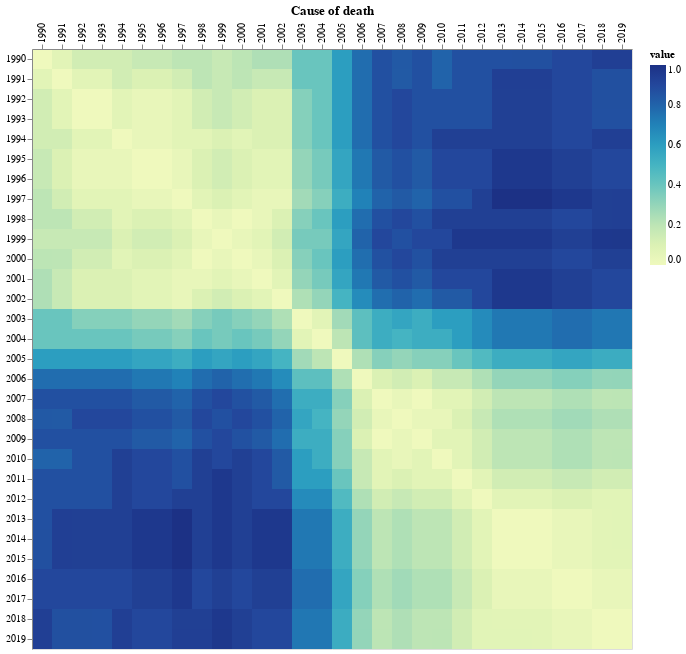

Write notebook code for a chart like this one.
### Code cell
corpus = Corpus(dff)
dvr = corpus.create_dvr(equally_weighted=True)
dvr.to_csv("results/death_cause/dvr.csv", index=False)
epsilon = 1 / (len(dvr) * 2)
sigs = corpus.create_signatures(epsilon=epsilon, prevelent=0.75)
for sig in sigs[0]:
    name = sig.name
    sig = sig.rename("KL").reset_index()
    # wordlist[name] = sig[sig["index"] == word].loc[:, "KL"].iloc[0]
    write(
        Path("results/death_cause"),
        sig,
        f"sigs/sigs_with_prevelence_0.75_{name}_epsilon_{epsilon}",
        color=True,
    )
display(
    sockpuppet_matrix(sockpuppet_distance(corpus, corpus))
    .properties(title=("Cause of death"))
    .configure_axis(title=None)
)

### Figure 1 — Vega-Lite specification as saved in the notebook (floating-point values rounded to 4 significant figures; data arrays with more than 128 entries replaced by an {"elided": "..."} marker saying what was removed)
{"config": {"view": {"continuousWidth": 400, "continuousHeight": 300}, "axis": {"title": null}}, "data": {"name": "data-35b778df5d99e9a87a80833daba79b4c"}, "mark": "rect", "encoding": {"color": {"field": "value", "type": "quantitative"}, "x": {"axis": {"orient": "top"}, "field": "Corpus 2", "type": "ordinal"}, "y": {"field": "Corpus 1", "type": "ordinal"}}, "title": "Cause of death", "$schema": "https://vega.github.io/schema/vega-lite/v4.17.0.json", "datasets": {"data-35b778df5d99e9a87a80833daba79b4c": {"elided": "900 records"}}}
